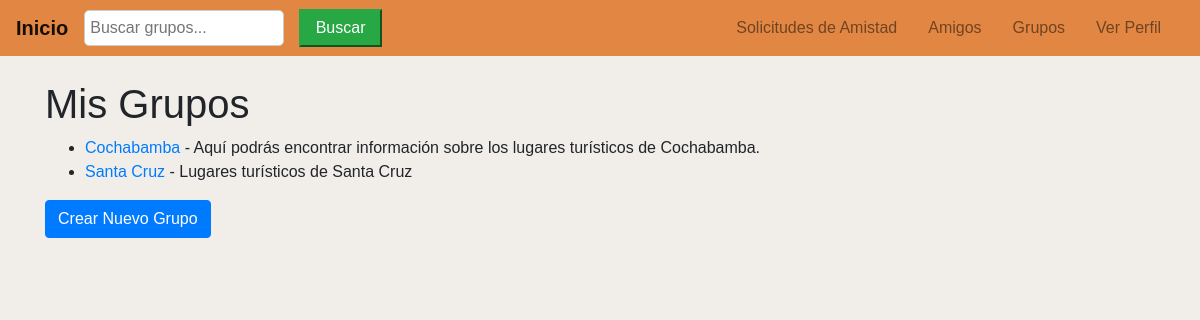
The page /inicio/grupos/ (signed in) on the database its author committed.
### inicio/models.py (models this page shows, shortened)
class Grupo(models.Model):
    nombre = models.CharField(max_length=255)
    descripcion = models.TextField()
    creador = models.ForeignKey(Usuario, on_delete=models.CASCADE)
    miembros = models.ManyToManyField(Usuario, related_name='grupos')
    fecha_creacion = models.DateTimeField(auto_now_add=True)

### inicio/views.py (the view)
# urls.py: path('grupos/', views.grupos_usuario, name='grupos_usuario'),
def grupos_usuario(request):
    user = request.user
    grupos = Grupo.objects.filter(miembros=request.user)  # Filtra los grupos en los que el usuario está
    return render(request, 'grupos/grupos_usuario.html', {'grupos': grupos})

### inicio/templates/grupos/grupos_usuario.html
{% extends 'base.html' %}
{% load static %}
{% block content %}
<div class="container mt-4">
<h1>Mis Grupos</h1>
<ul>
    {% for grupo in grupos %}
        <li>
            <a href="{% url 'detalle_grupo' grupo.id %}">{{ grupo.nombre }}</a> - {{ grupo.descripcion }}
        </li>
    {% empty %}
    <li>No estás en ningún grupo.</li>
    {% endfor %}
</ul>
<a href="{% url 'crear_grupo' %}" class="btn btn-primary">Crear Nuevo Grupo</a>
</div>
{% endblock %}

### static/css/style.css (style rules this page uses)
body { background-color: #f1eeea; font-family: 'Arial', sans-serif; }
.container { margin-top: 20px; }

### rows shown on the page
Grupo: nombre "Cochabamba", descripcion "Aquí podrás encontrar información sobre los lugares turísticos de Cochabamba."
Grupo: nombre "Santa Cruz", descripcion "Lugares turísticos de Santa Cruz"
